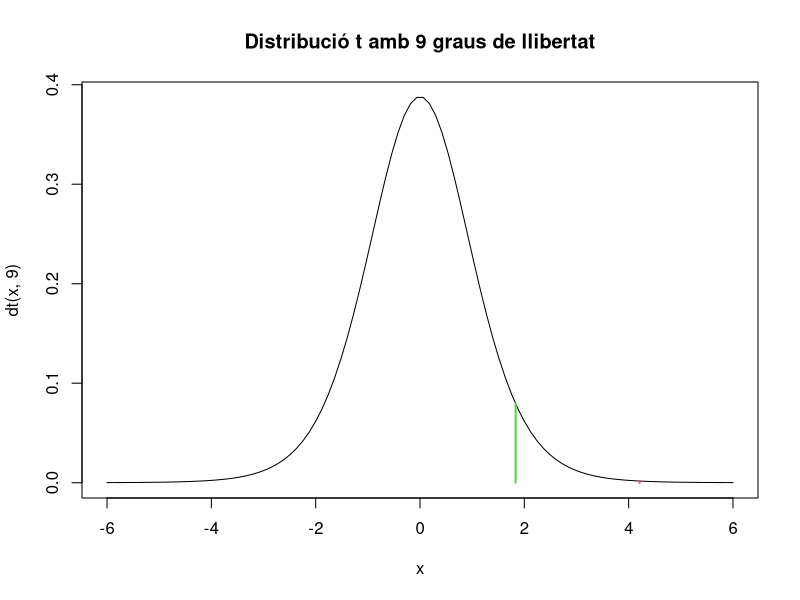

Here is the R script that generated this plot:
## ---- chunk 1
x = seq(-6, 6, length.out=100)
plot(x, dt(x, 9), type='l', main='Distribució t amb 9 graus de llibertat')
segments(x0 = 4.21, x1 = 4.21, y0 = 0, y1 = dt(4.21, 9), col=2, lwd=2)
segments(x0 = qt(0.05,9, lower.tail = F), x1 = qt(0.05,9, lower.tail = F), 
         y0 = 0, y1 = dt(qt(0.05,9, lower.tail = F), 9), col=3, lwd=2)
